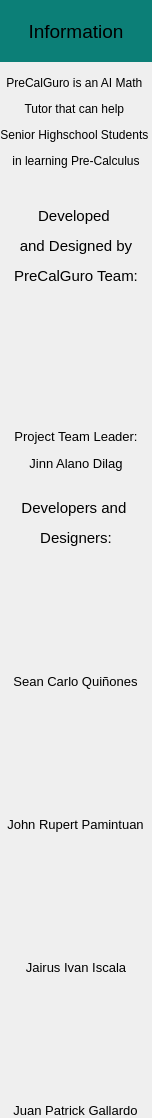
                                     <widget class="QWidget" name="scrollAreaWidgetContents">
                                      <property name="geometry">
                                       <rect>
                                        <x>0</x>
                                        <y>0</y>
                                        <width>145</width>
                                        <height>1111</height>
                                       </rect>
                                      </property>
                                      <property name="sizePolicy">
                                       <sizepolicy hsizetype="Preferred" vsizetype="Preferred">
                                        <horstretch>0</horstretch>
                                        <verstretch>0</verstretch>
                                       </sizepolicy>
                                      </property>
                                      <property name="minimumSize">
                                       <size>
                                        <width>0</width>
                                        <height>0</height>
                                       </size>
                                      </property>
                                      <property name="styleSheet">
                                       <string notr="true"/>
                                      </property>
                                      <layout class="QVBoxLayout" name="verticalLayout_70">
                                       <property name="spacing">
                                        <number>0</number>
                                       </property>
                                       <property name="leftMargin">
                                        <number>0</number>
                                       </property>
                                       <property name="topMargin">
                                        <number>0</number>
                                       </property>
                                       <property name="rightMargin">
                                        <number>0</number>
                                       </property>
                                       <property name="bottomMargin">
                                        <number>0</number>
                                       </property>
                                       <item alignment="Qt::AlignVCenter">
                                        <widget class="QLabel" name="label_7">
                                         <property name="font">
                                          <font>
                                           <pointsize>13</pointsize>
                                          </font>
                                         </property>
                                         <property name="styleSheet">
                                          <string notr="true">background-color: rgb(12, 127, 119);</string>
                                         </property>
                                         <property name="text">
                                          <string>&lt;html&gt;&lt;head/&gt;&lt;body&gt;&lt;p align=&quot;center&quot;&gt;&lt;br/&gt;&lt;span style=&quot; font-size:14pt;&quot;&gt;Information&lt;/span&gt;&lt;br/&gt;&lt;/p&gt;&lt;/body&gt;&lt;/html&gt;</string>
                                         </property>
                                         <property name="textFormat">
                                          <enum>Qt::RichText</enum>
                                         </property>
                                        </widget>
                                       </item>
                                       <item>
                                        <widget class="QLabel" name="label_42">
                                         <property name="text">
                                          <string>&lt;html&gt;&lt;head/&gt;&lt;body&gt;&lt;p align=&quot;center&quot;&gt;&lt;br/&gt;PreCalGuro is an AI Math &lt;/p&gt;&lt;p align=&quot;center&quot;&gt;Tutor that can help &lt;/p&gt;&lt;p align=&quot;center&quot;&gt;Senior Highschool Students &lt;/p&gt;&lt;p align=&quot;center&quot;&gt;in learning Pre-Calculus&lt;br/&gt;&lt;/p&gt;&lt;/body&gt;&lt;/html&gt;</string>
                                         </property>
                                         <property name="textFormat">
                                          <enum>Qt::RichText</enum>
                                         </property>
                                        </widget>
                                       </item>
                                       <item alignment="Qt::AlignHCenter|Qt::AlignTop">
                                        <widget class="QLabel" name="label_31">
                                         <property name="text">
                                          <string>&lt;!DOCTYPE HTML PUBLIC &quot;-//W3C//DTD HTML 4.0//EN&quot; &quot;http://www.w3.org/TR/REC-html40/strict.dtd&quot;&gt;
&lt;html&gt;&lt;head&gt;&lt;meta name=&quot;qrichtext&quot; content=&quot;1&quot; /&gt;&lt;style type=&quot;text/css&quot;&gt;
p, li { white-space: pre-wrap; }
&lt;/style&gt;&lt;/head&gt;&lt;body style=&quot; font-family:'MS Shell Dlg 2'; font-size:8pt; font-weight:400; font-style:normal;&quot;&gt;
&lt;p align=&quot;center&quot; style=&quot;-qt-paragraph-type:empty; margin-top:12px; margin-bottom:12px; margin-left:0px; margin-right:0px; -qt-block-indent:0; text-indent:0px;&quot;&gt;&lt;br /&gt;&lt;/p&gt;
&lt;p align=&quot;center&quot; style=&quot; margin-top:12px; margin-bottom:12px; margin-left:0px; margin-right:0px; -qt-block-indent:0; text-indent:0px;&quot;&gt;&lt;span style=&quot; font-size:11pt;&quot;&gt;Developed &lt;/span&gt;&lt;/p&gt;
&lt;p align=&quot;center&quot; style=&quot; margin-top:12px; margin-bottom:12px; margin-left:0px; margin-right:0px; -qt-block-indent:0; text-indent:0px;&quot;&gt;&lt;span style=&quot; font-size:11pt;&quot;&gt;and Designed by&lt;/span&gt;&lt;/p&gt;
&lt;p align=&quot;center&quot; style=&quot; margin-top:12px; margin-bottom:12px; margin-left:0px; margin-right:0px; -qt-block-indent:0; text-indent:0px;&quot;&gt;&lt;span style=&quot; font-size:11pt;&quot;&gt;PreCalGuro Team:&lt;/span&gt;&lt;/p&gt;
&lt;p align=&quot;center&quot; style=&quot;-qt-paragraph-type:empty; margin-top:12px; margin-bottom:12px; margin-left:0px; margin-right:0px; -qt-block-indent:0; text-indent:0px; font-size:11pt;&quot;&gt;&lt;br /&gt;&lt;/p&gt;&lt;/body&gt;&lt;/html&gt;</string>
                                         </property>
                                         <property name="textFormat">
                                          <enum>Qt::RichText</enum>
                                         </property>
                                         <property name="scaledContents">
                                          <bool>false</bool>
                                         </property>
                                        </widget>
                                       </item>
                                       <item>
                                        <widget class="QLabel" name="label_30">
                                         <property name="sizePolicy">
                                          <sizepolicy hsizetype="Preferred" vsizetype="Preferred">
                                           <horstretch>0</horstretch>
                                           <verstretch>0</verstretch>
                                          </sizepolicy>
                                         </property>
                                         <property name="styleSheet">
                                          <string notr="true">border-image: url(:/images/Dilag.jpg);
padding-top: 100px;
margin-left: 30px;
margin-right: 30px;</string>
                                         </property>
                                         <property name="text">
                                          <string/>
                                         </property>
                                         <property name="scaledContents">
                                          <bool>true</bool>
                                         </property>
                                        </widget>
                                       </item>
                                       <item alignment="Qt::AlignHCenter">
                                        <widget class="QLabel" name="label_32">
                                         <property name="text">
                                          <string>&lt;html&gt;&lt;head/&gt;&lt;body&gt;&lt;p align=&quot;center&quot;&gt;&lt;span style=&quot; font-size:10pt;&quot;&gt;Project Team Leader:&lt;/span&gt;&lt;/p&gt;&lt;p align=&quot;center&quot;&gt;&lt;span style=&quot; font-size:10pt;&quot;&gt;Jinn Alano Dilag&lt;br/&gt;&lt;/span&gt;&lt;/p&gt;&lt;/body&gt;&lt;/html&gt;</string>
                                         </property>
                                         <property name="textFormat">
                                          <enum>Qt::RichText</enum>
                                         </property>
                                        </widget>
                                       </item>
                                       <item alignment="Qt::AlignHCenter">
                                        <widget class="QLabel" name="label_33">
                                         <property name="text">
                                          <string>&lt;html&gt;&lt;head/&gt;&lt;body&gt;&lt;p align=&quot;center&quot;&gt;&lt;br/&gt;&lt;span style=&quot; font-size:11pt;&quot;&gt;Developers and &lt;/span&gt;&lt;/p&gt;&lt;p align=&quot;center&quot;&gt;&lt;span style=&quot; font-size:11pt;&quot;&gt;Designers:&lt;/span&gt;&lt;br/&gt;&lt;/p&gt;&lt;/body&gt;&lt;/html&gt;</string>
                                         </property>
                                         <property name="textFormat">
                                          <enum>Qt::RichText</enum>
                                         </property>
                                        </widget>
                                       </item>
                                       <item>
                                        <widget class="QLabel" name="label_34">
                                         <property name="styleSheet">
                                          <string notr="true">border-image: url(:/images/Quinones.jpg);
padding-top: 100px;
margin-left: 25px;
margin-right: 25px;</string>
                                         </property>
                                         <property name="text">
                                          <string/>
                                         </property>
                                         <property name="scaledContents">
                                          <bool>true</bool>
                                         </property>
                                        </widget>
                                       </item>
                                       <item alignment="Qt::AlignHCenter">
                                        <widget class="QLabel" name="label_35">
                                         <property name="text">
                                          <string>&lt;html&gt;&lt;head/&gt;&lt;body&gt;&lt;p align=&quot;center&quot;&gt;&lt;span style=&quot; font-size:10pt;&quot;&gt;Sean Carlo Quiñones&lt;br/&gt;&lt;/span&gt;&lt;/p&gt;&lt;/body&gt;&lt;/html&gt;</string>
                                         </property>
                                         <property name="textFormat">
                                          <enum>Qt::RichText</enum>
                                         </property>
                                        </widget>
                                       </item>
                                       <item>
                                        <widget class="QLabel" name="label_36">
                                         <property name="styleSheet">
                                          <string notr="true">border-image: url(:/images/Pamintuan.jpg);
padding-top: 100px;
margin-left: 25px;
margin-right: 25px;</string>
                                         </property>
                                         <property name="text">
                                          <string/>
                                         </property>
                                         <property name="scaledContents">
                                          <bool>true</bool>
                                         </property>
                                        </widget>
                                       </item>
                                       <item alignment="Qt::AlignHCenter">
                                        <widget class="QLabel" name="label_37">
                                         <property name="text">
                                          <string>&lt;html&gt;&lt;head/&gt;&lt;body&gt;&lt;p align=&quot;center&quot;&gt;&lt;span style=&quot; font-size:10pt;&quot;&gt;John Rupert Pamintuan&lt;br/&gt;&lt;/span&gt;&lt;/p&gt;&lt;/body&gt;&lt;/html&gt;</string>
                                         </property>
                                         <property name="textFormat">
                                          <enum>Qt::RichText</enum>
                                         </property>
                                        </widget>
                                       </item>
                                       <item>
                                        <widget class="QLabel" name="label_38">
                                         <property name="styleSheet">
                                          <string notr="true">border-image: url(:/images/Iscala.jpg);
padding-top: 100px;
margin-left: 25px;
margin-right: 25px;</string>
                                         </property>
                                         <property name="text">
                                          <string/>
                                         </property>
                                         <property name="scaledContents">
                                          <bool>true</bool>
                                         </property>
                                        </widget>
                                       </item>
                                       <item alignment="Qt::AlignHCenter">
                                        <widget class="QLabel" name="label_39">
                                         <property name="lineWidth">
                                          <number>1</number>
                                         </property>
                                         <property name="text">
                                          <string>&lt;html&gt;&lt;head/&gt;&lt;body&gt;&lt;p align=&quot;center&quot;&gt;&lt;span style=&quot; font-size:10pt;&quot;&gt;Jairus Ivan Iscala&lt;br/&gt;&lt;/span&gt;&lt;/p&gt;&lt;/body&gt;&lt;/html&gt;</string>
                                         </property>
                                         <property name="textFormat">
                                          <enum>Qt::RichText</enum>
                                         </property>
                                        </widget>
                                       </item>
                                       <item>
                                        <widget class="QLabel" name="label_40">
                                         <property name="styleSheet">
                                          <string notr="true">border-image: url(:/images/Gallardo.jpg);
padding-top: 100px;
margin-left: 25px;
margin-right: 25px;</string>
                                         </property>
                                         <property name="text">
                                          <string/>
                                         </property>
                                         <property name="scaledContents">
                                          <bool>true</bool>
                                         </property>
                                        </widget>
                                       </item>
                                       <item alignment="Qt::AlignHCenter">
                                        <widget class="QLabel" name="label_41">
                                         <property name="text">
                                          <string>&lt;html&gt;&lt;head/&gt;&lt;body&gt;&lt;p align=&quot;center&quot;&gt;&lt;span style=&quot; font-size:10pt;&quot;&gt;Juan Patrick Gallardo&lt;/span&gt;&lt;/p&gt;&lt;/body&gt;&lt;/html&gt;</string>
                                         </property>
                                         <property name="textFormat">
                                          <enum>Qt::RichText</enum>
                                         </property>
                                        </widget>
                                       </item>
                                      </layout>
                                     </widget>
